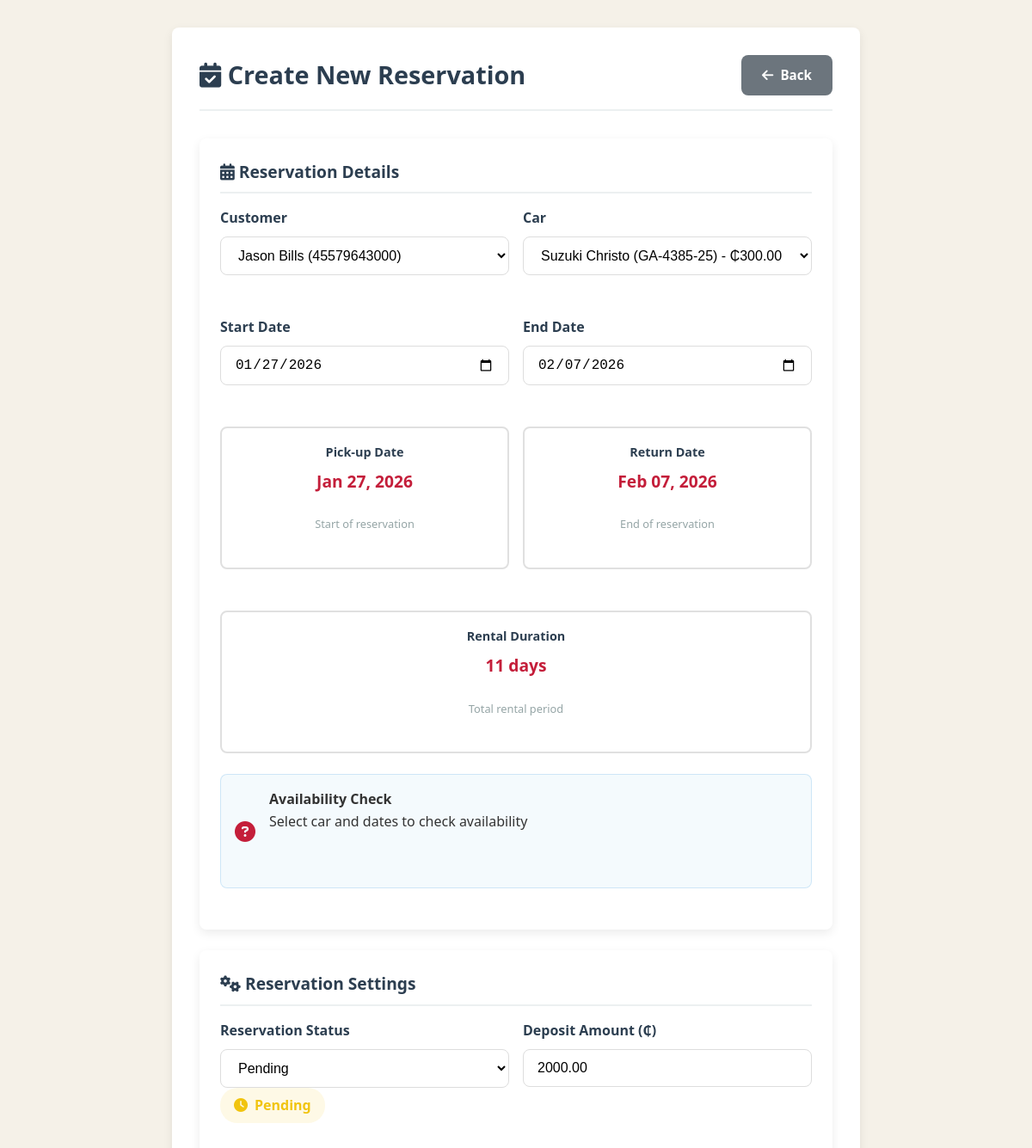
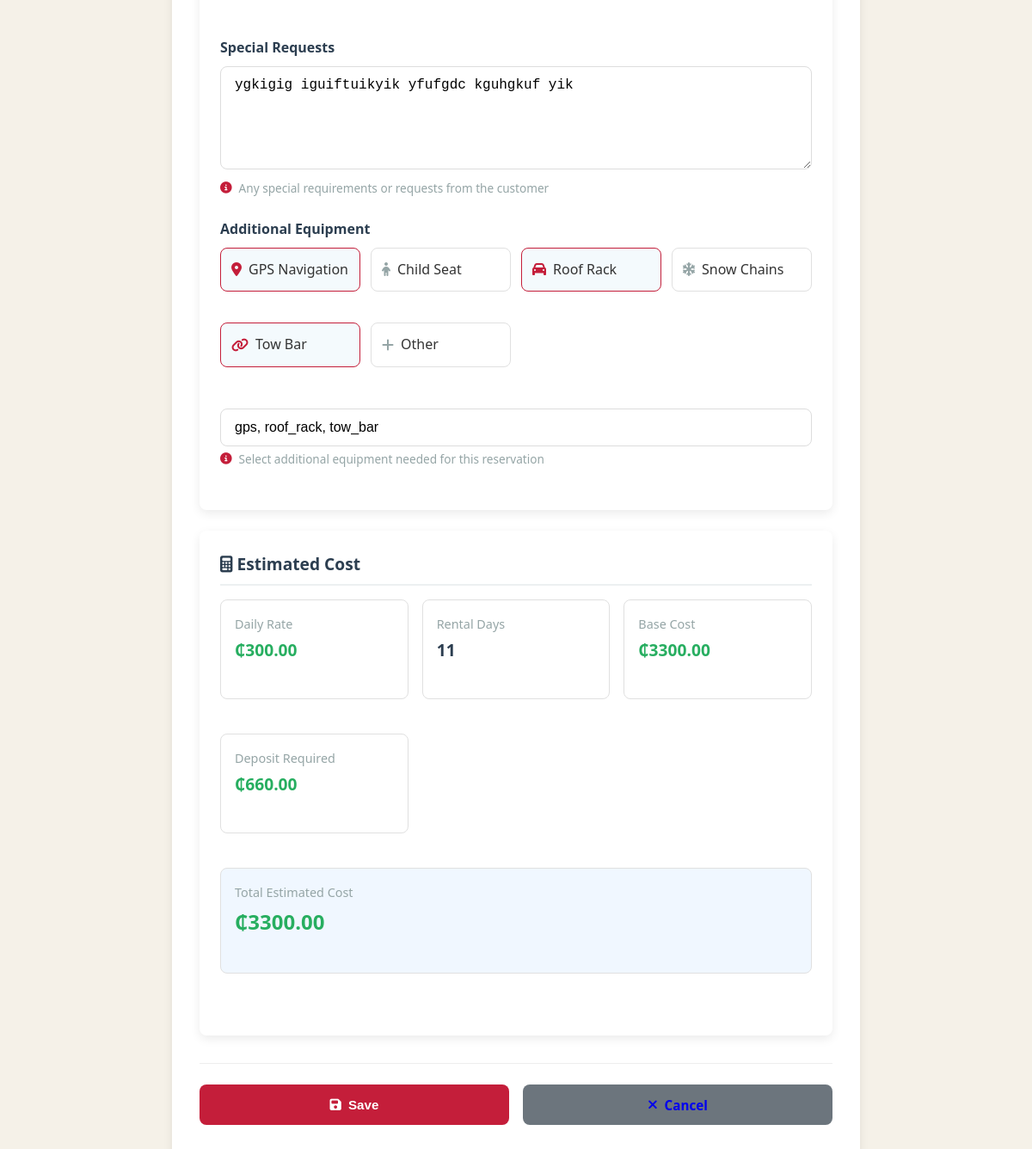
/reservations/3/edit/ (signed in), run on the app's committed database (2 pictures, top to bottom).
### d_autos_app/models.py (models this page shows, shortened)
class Reservation(models.Model):
    STATUS_CHOICES = [
        ('pending', 'Pending'),
        ('approved', 'Approved'),
        ('cancelled', 'Cancelled'),
    ]
    customer = models.ForeignKey(
        Customer,
        on_delete=models.CASCADE,
        related_name='reservations'
    )
    car = models.ForeignKey(
        Car,
        on_delete=models.CASCADE,
        related_name='reservations'
    )
    start_date = models.DateField()
    end_date = models.DateField()
    reservation_status = models.CharField(
        max_length=20,
        choices=STATUS_CHOICES
    )
    deposit_amount = models.DecimalField(
        max_digits=10,
        decimal_places=2,
        default=0,
        help_text="Deposit amount required for this reservation"
    )
    special_requests = models.TextField(
        blank=True,
        help_text="Any special requirements or requests from the customer"
    )
    additional_equipment = models.CharField(
        max_length=200,
        blank=True,
        help_text="Additional equipment requested (GPS, child seat, etc.)"
    )

### d_autos_app/views.py (the view)
# urls.py: path('reservations/<int:pk>/edit/', views.reservation_update, name='reservation_edit'),
@login_required
def reservation_update(request, pk):
    reservation = get_object_or_404(Reservation, pk=pk)
    form = ReservationForm(request.POST or None, instance=reservation)
    context = {'form': form}
    if reservation.start_date and reservation.end_date:
        duration_days = (reservation.end_date - reservation.start_date).days
        context['duration'] = f"{duration_days} days"
    else:
        context['duration'] = "0 days"
    if form.is_valid():
        form.save()
        messages.success(request, 'Reservation updated successfully!')
        return redirect('dashboard')
    return render(request, 'd_autos_app/reservations_form.html', context)

### d_autos_app/forms.py
class ReservationForm(forms.ModelForm):
    class Meta:
        model = Reservation
        fields = '__all__'
        widgets = {
            'start_date': forms.DateInput(attrs={'type': 'date'}),
            'end_date': forms.DateInput(attrs={'type': 'date'}),
            'deposit_amount': forms.NumberInput(attrs={
                'step': '0.01',
                'min': '0',
                'placeholder': '0.00'
            }),
            'special_requests': forms.Textarea(attrs={
                'rows': 3,
                'placeholder': 'Any special requirements or requests from the customer'
            }),
            'additional_equipment': forms.TextInput(attrs={
                'placeholder': 'GPS, child seat, etc.'
            }),
        }
    def __init__(self, *args, **kwargs):
        super().__init__(*args, **kwargs)
        car_choices = []
        for car in Car.objects.filter(availability=True):
            price = car.rental_price_per_day or car.daily_rate or 0
            car_choices.append((
                car.id,
                f"{car.brand} {car.model} ({car.plate_number}) - ₵{price}"
            ))
        self.fields['car'].choices = car_choices

### d_autos_app/models.py (called while the page is built)
    def __str__(self):
        return f"{self.first_name} {self.last_name} ({self.license_number})"

    @property
    def is_admin(self):
        return self.user_type == self.USER_TYPE_ADMIN or self.is_superuser

    @property
    def is_employee(self):
        return self.user_type == self.USER_TYPE_EMPLOYEE

### templates/d_autos_app/reservations_form.html (shortened to what this page needs)
{% extends 'base_form.html' %}
{% load static %}
{% block form_title %}
    <i class="fas fa-calendar-check"></i>
    {% if object %}Edit Reservation - #{{ object.id }}{% else %}Create New Reservation{% endif %}
{% endblock %}
{% block back_url %}{% url 'dashboard' %}{% endblock %}
{% block cancel_url %}{% url 'dashboard' %}{% endblock %}
{% block form_content %}
<div class="form-section">
    <h3><i class="fas fa-calendar-alt"></i> Reservation Details</h3>
    <div class="form-row">
        <div class="form-group half">
            <label for="{{ form.customer.id_for_label }}">Customer</label>
            {{ form.customer }}
        </div>
        <div class="form-group half">
            <label for="{{ form.car.id_for_label }}">Car</label>
            {{ form.car }}
        </div>
    </div>
    <div class="reservation-dates">
        <div class="form-group">
            <label for="{{ form.start_date.id_for_label }}">Start Date</label>
            {{ form.start_date }}
        </div>
        <div class="form-group">
            <label for="{{ form.end_date.id_for_label }}">End Date</label>
            {{ form.end_date }}
        </div>
    </div>
    <div class="reservation-dates">
        <div class="date-card start-date">
            <h4>Pick-up Date</h4>
            <div class="date-value">
                {% if form.start_date.value %}
                    {{ form.start_date.value|date:"M d, Y" }}
                {% else %}
                    Select date
                {% endif %}
            </div>
            <div class="date-info">Start of reservation</div>
        </div>
        <div class="date-card end-date">
            <h4>Return Date</h4>
            <div class="date-value">
                {% if form.end_date.value %}
                    {{ form.end_date.value|date:"M d, Y" }}
                {% else %}
                    Select date
                {% endif %}
            </div>
            <div class="date-info">End of reservation</div>
        </div>
    </div>
    <div class="date-card duration" style="grid-column: 1 / -1; margin-top: 1rem;">
        <h4>Rental Duration</h4>
        <div class="date-value" id="duration-display">
        </div>
        <div class="date-info">Total rental period</div>
    </div>
    <div class="availability-check" id="availability-check-container" style="display: none;">
        <i class="fas fa-question-circle"></i>
        <div>
            <strong>Availability Check</strong>
            <p>Select car and dates to check availability</p>
        </div>
    </div>
</div>
<div class="form-section">
    <h3><i class="fas fa-cogs"></i> Reservation Settings</h3>
    <div class="form-row">
        <div class="form-group half">
            <label>Reservation Status</label>
            {{ form.reservation_status }}
            {% if form.reservation_status.value %}
            <div class="reservation-status {{ form.reservation_status.value|lower }}">
            </div>
            {% endif %}
        </div>
        <div class="form-group half">
            <label for="{{ form.deposit_amount.id_for_label }}">Deposit Amount (₵)</label>
            {{ form.deposit_amount }}
        </div>
    </div>
    <div class="form-group">
        <label for="{{ form.special_requests.id_for_label }}">Special Requests</label>
        {{ form.special_requests }}
        <div class="help-text">
            <i class="fas fa-info-circle"></i>
            Any special requirements or requests from the customer
        </div>
    </div>
    <div class="form-group">
        <label for="{{ form.additional_equipment.id_for_label }}">Additional Equipment</label>
        <div class="equipment-checklist">
            <div class="equipment-item" data-value="gps" onclick="toggleEquipment(this)">
                <i class="fas fa-map-marker-alt"></i>
                <span>GPS Navigation</span>
            </div>
            <div class="equipment-item" data-value="child_seat" onclick="toggleEquipment(this)">
                <i class="fas fa-child"></i>
                <span>Child Seat</span>
            </div>
            <div class="equipment-item" data-value="roof_rack" onclick="toggleEquipment(this)">
                <i class="fas fa-car"></i>
                <span>Roof Rack</span>
            </div>
            <div class="equipment-item" data-value="snow_chains" onclick="toggleEquipment(this)">
                <i class="fas fa-snowflake"></i>
                <span>Snow Chains</span>
            </div>
            <div class="equipment-item" data-value="tow_bar" onclick="toggleEquipment(this)">
                <i class="fas fa-link"></i>
                <span>Tow Bar</span>
            </div>
            <div class="equipment-item" data-value="other" onclick="toggleEquipment(this)">
                <i class="fas fa-plus"></i>
                <span>Other</span>
            </div>
        </div>
        {{ form.additional_equipment }}
        <div class="help-text">
            <i class="fas fa-info-circle"></i>
            Select additional equipment needed for this reservation
        </div>
    </div>
</div>
<div class="form-section">
    <h3><i class="fas fa-calculator"></i> Estimated Cost</h3>
    <div class="calculation-grid">
        <div class="calculation-item">
            <div class="label">Daily Rate</div>
            <div class="value currency" id="daily-rate">₵0.00</div>
        </div>
        <div class="calculation-item">
            <div class="label">Rental Days</div>
            <div class="value" id="rental-days">0</div>
        </div>
        <div class="calculation-item">
            <div class="label">Base Cost</div>
            <div class="value currency" id="base-cost">₵0.00</div>
        </div>
        <div class="calculation-item">
            <div class="label">Deposit Required</div>
            <div class="value currency" id="deposit-required">₵0.00</div>
        </div>
        <div class="calculation-item" style="grid-column: 1 / -1; background-color: #f0f7ff;">
            <div class="label">Total Estimated Cost</div>
            <div class="value currency" style="font-size: 1.5rem;" id="total-estimated">₵0.00</div>
        </div>
    </div>
</div>
{% endblock %}

### static/css/style.css (style rules this page uses)
* { margin: 0; padding: 0; box-sizing: border-box; }
:root { --primary: #c41e3a; --secondary: #a01830; --success: #27ae60; --warning: #f39c12; --danger: #e74c3c; --info: #9b59b6; --light: #ecf0f1; --dark: #2c3e50; --gray: #95a5a6; --white: #ffffff; --shadow: 0 4px 12px rgba(0, 0, 0, 0.08); --radius: 8px; --transition: all 0.3s ease; }
body { font-family: 'Segoe UI', Tahoma, Geneva, Verdana, sans-serif; background-color: #f5f1e8; color: #333; line-height: 1.6; min-height: 100vh; }
.form-group { margin-bottom: 1.5rem; }
.form-group label { display: block; margin-bottom: 0.5rem; font-weight: 600; color: var(--dark); }
form p, form div { margin-bottom: 1.5rem; }
form label { display: block; margin-bottom: 0.5rem; font-weight: 600; color: var(--dark); }
form input[type="text"], form input[type="email"], form input[type="tel"], form input[type="number"], form input[type="date"], form input[type="password"], form select, form textarea { width: 100%; padding: 0.75rem 1rem; border: 1px solid #ddd; border-radius: var(--radius); font-size: 1rem; transition: var(--transition); background-color: white; }
form textarea { min-height: 120px; resize: vertical; }
.form-row { display: grid; grid-template-columns: repeat(auto-fit, minmax(250px, 1fr)); gap: 1rem; }
.form-section { background-color: white; border-radius: var(--radius); box-shadow: var(--shadow); padding: 1.5rem; margin-bottom: 1.5rem; }
.form-section h3 { color: var(--dark); margin-bottom: 1rem; padding-bottom: 0.5rem; border-bottom: 2px solid var(--light); font-size: 1.2rem; }
.form-group.half { flex: 1; min-width: 200px; }
.form-row { display: flex; gap: 1rem; flex-wrap: wrap; }
.help-text { font-size: 0.85rem; color: var(--gray); margin-top: 0.25rem; display: flex; align-items: center; gap: 0.5rem; }
.help-text i { color: var(--primary); }
.reservation-dates { display: grid; grid-template-columns: 1fr 1fr; gap: 1rem; margin-top: 0.5rem; }
.date-card { background-color: white; border: 2px solid #e0e0e0; border-radius: var(--radius); padding: 1rem; text-align: center; transition: var(--transition); }
.date-card h4 { color: var(--dark); margin-bottom: 0.5rem; font-size: 0.9rem; }
.date-card .date-value { font-size: 1.2rem; font-weight: bold; color: var(--primary); }
.date-card .date-info { font-size: 0.8rem; color: var(--gray); margin-top: 0.25rem; }
.availability-check { background-color: rgba(52, 152, 219, 0.05); border: 1px solid rgba(52, 152, 219, 0.2); border-radius: var(--radius); padding: 1rem; margin-top: 1rem; display: flex; align-items: center; gap: 1rem; }
.availability-check i { font-size: 1.5rem; color: var(--primary); }
.reservation-status { display: inline-flex; align-items: center; gap: 0.5rem; padding: 0.5rem 1rem; border-radius: 20px; font-weight: 600; }
.reservation-status.pending { background-color: rgba(241, 196, 15, 0.1); color: #f1c40f; }
.calculation-grid { display: grid; grid-template-columns: repeat(auto-fit, minmax(200px, 1fr)); gap: 1rem; margin-top: 1rem; }
.calculation-item { background-color: white; padding: 1rem; border-radius: var(--radius); border: 1px solid #e0e0e0; }
.calculation-item .label { font-size: 0.9rem; color: var(--gray); margin-bottom: 0.25rem; }
.calculation-item .value { font-size: 1.2rem; font-weight: bold; color: var(--dark); }
.calculation-item .value.currency { color: var(--success); }
.equipment-checklist { display: grid; grid-template-columns: repeat(auto-fit, minmax(150px, 1fr)); gap: 0.75rem; margin-top: 0.5rem; }
.equipment-item { display: flex; align-items: center; gap: 0.5rem; padding: 0.75rem; border: 1px solid #e0e0e0; border-radius: var(--radius); cursor: pointer; transition: var(--transition); }
.equipment-item.selected { border-color: var(--primary); background-color: rgba(52, 152, 219, 0.05); }
.equipment-item i { color: var(--gray); }
.equipment-item.selected i { color: var(--primary); }

### data on the page
Reservation: customer "Jason Bills (45579643000)", car "Suzuki Christo (GA-4385-25) - ₵300.00", start_date "01/27/2026", end_date "02/07/2026", start_date.value "Jan 27, 2026", end_date.value "Feb 07, 2026", reservation_status "Pending", deposit_amount "2000.00", special_requests "ygkigig iguiftuikyik yfufgdc kguhgkuf yik", additional_equipment "gps, roof_rack, tow_bar"
